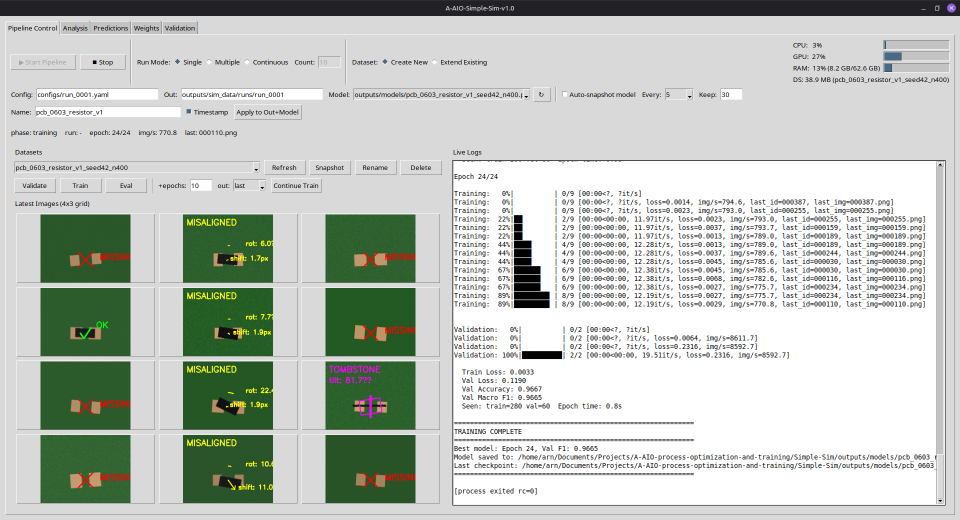
#> input picture Simple-Sim/images/pipeline-dashboard-simple-sim-v1.0.png, 1920 x 1040 px (shown at 1/2 size); its folder holds only this picture in this run
$ python -i barepads.py   (imports and definitions only)   (older library calls are emulated)
#> lines starting #> are read from the running program, lines starting #| are printed output that depends on the picture; after the words box and inside, x2 and y2 are one past the last pixel; in counts of white or black regions, pixels touching at a corner belong together
#> further down, picture is the input picture: shape (1040, 1920, 3); mean B, G, R 190.2, 197.3, 191.4
### Simple-Sim/simple_sim/board/footprints.py
"""Footprint library: pad geometry per package with pin numbers, roles and fan-out directions.

Pad geometry is computed in **pixels** from the profile's ``nominal`` values, with exactly the
integer arithmetic the renderers always used (``opencv2d.geometry.pad_positions`` is a thin wrapper
around :func:`footprint_pads`), so defect geometry, labels and the Blender scene are unchanged.
:func:`part_from_pads` converts a pad list to a :class:`~simple_sim.board.model.Part` in mm.
"""

from __future__ import annotations

from collections.abc import Mapping
from dataclasses import dataclass
from types import MappingProxyType
from typing import Any

from simple_sim.board.model import Pad, PadRole, Part, Vec

# Footprint of the renderers, jobs and specs when a caller or profile names none: a two-terminal chip.
DEFAULT_FOOTPRINT = "chip_2pad"

LEFT: Vec = (-1.0, 0.0)
RIGHT: Vec = (1.0, 0.0)
UP: Vec = (0.0, -1.0)
DOWN: Vec = (0.0, 1.0)
NONE: Vec = (0.0, 0.0)

# Body drawer kinds of the 2D renderer (``photoreal.parts`` dispatches on them).
KIND_CHIP = "chip"                       # two-terminal chip with end caps (R, C, L, LED)
KIND_POWER_INDUCTOR = "power_inductor"   # moulded block, terminals underneath
KIND_ARRAY = "array"                     # 4-element R/C array (chip_array_8)
KIND_IC = "ic"                           # moulded package: pin-1 mark, gloss, laser marking
BODY_KINDS = (KIND_CHIP, KIND_POWER_INDUCTOR, KIND_ARRAY, KIND_IC)

# Marking rules of the 2D renderer (``photoreal.parts.draw_marking``); ``None``: unmarked.
MARK_RESISTOR_CODE = "resistor_code"     # printed 3-4 character value code
MARK_ARRAY_CODE = "array_code"           # printed 1-3 character code between the terminal rows
MARK_LASER = "laser"                     # laser marking (part number / date / lot, or a short SOT code)
PRINTED_MARKINGS = (MARK_RESISTOR_CODE, MARK_ARRAY_CODE)

# Marking vocabularies (the 2D renderer via ``photoreal.palette`` and the Blender script via the scene).
RESISTOR_CODES = ("103", "472", "1002", "000", "0", "221", "4R7", "100", "330", "10K", "1R0", "5602")
ARRAY_CODES = ("0", "000", "101", "103", "220", "221", "330", "472", "473", "102", "4R7")
MARK_CHARS = "ABCDEFGHJKLMNPRSTUVWXYZ0123456789"

# Part builders of the Blender script (``blender/render_batch.py``, D35).
BLENDER_CHIP = "chip"   # body with two end caps
BLENDER_IC = "ic"       # moulded body with pin-1 dimple and laser marking (every other family)
BLENDER_THT = "tht"     # through-hole pins in plated holes with a solder meniscus, no body (solder side)

# Footprints only the Blender backend renders (``opencv_2d`` rejects them: a through-hole joint is 3D geometry
# the flat renderer has no model for; the 2D pipeline still bakes their board for the 3D backend).
BLENDER_ONLY_FOOTPRINTS = ("tht_pin",)


@dataclass(frozen=True, slots=True)
class BlenderPart:
    """How ``blender/render_batch.py`` builds a family's part (baked into the scene as ``part``, D35).

    The Blender model is coarser than the 2D one and differs from it on purpose where the 2D
    numbers model something else; the defaults are the generic moulded IC. Known differences to
    the 2D renderer, kept so the Blender output stays as it was:

    * ``height_ratio`` 0.56 for chips vs ``photoreal.parts.THICKNESS_RATIO`` 0.55 (2D tombstone
      end face: thickness / width).
    * Resistors, capacitors, inductors and LEDs get end caps (``cap_len`` as in 2D); arrays and power
      inductors are built as moulded ICs (renderer v5; before, inductors / LEDs were moulded too).
    * Gull-wing leads for ``sot`` / ``soic`` / ``sot6`` (``sot6`` since v5); lead width
      ``min(a * min(pad w, h), b * max(L, W))`` vs 2D ``0.6 * min(pad extent, 0.3 * L)``.
    * Markings ignore ``render.marking_probability``; arrays, inductors and LEDs carry laser marking
      (2D: array codes or unmarked).
    """

    body: str = BLENDER_IC                  # BLENDER_CHIP | BLENDER_IC
    height_ratio: float = 0.5               # body height / min(length, width), capped by component_height_mm
    standoff: float = 0.01                  # body lift above the board / body height
    body_material: str = "mold"             # "ceramic" (fixed tan) | "mold" (render_3d.materials.body)
    cap_len: float | None = None            # end cap length / body length (BLENDER_CHIP)
    leads: bool = False                     # gull-wing leads from the body edge to the pads
    lead_width: tuple[float, float] = (0.55, 0.15)  # (a, b): lead width = min(a * min(pad w, h), b * max(L, W))
    marking: str | None = MARK_LASER        # MARK_RESISTOR_CODE (one RESISTOR_CODES pick) | MARK_LASER | None
    marking_lines: int = 3                  # laser marking lines of 3-6 MARK_CHARS
    marking_size: tuple[float, float | None] = (0.13, 0.085)  # (a, b): text size = min(a * W, b * L); b None: a * W
    # BLENDER_THT only: pin diameter / pad diameter, pin protrusion / component_height_mm, meniscus height / pad radius.
    pin_diameter: float = 0.38
    pin_height: float = 1.0
    solder_height: float = 0.45


BLENDER_GENERIC = BlenderPart()


@dataclass(frozen=True, slots=True)
class PartFamily:
    """Per-family facts the renderers, the board model and the copper rules share (cv2-free, N1).

    The old per-module constants (``CHIP_FAMILIES``, ``FINE_PITCH_FAMILIES``, ``placement.REFDES_PREFIX``,
    ``photoreal.palette`` ``CHIPS`` / ``LEADED`` / ``ARRAY_FAMILIES`` / ``UNMARKED`` / ``CAP_LEN``) are
    derived from :data:`FAMILIES`, in its order.
    """

    name: str
    kind: str                       # body drawer (:data:`BODY_KINDS`)
    refdes: str                     # reference-designator prefix (silkscreen, board model refs)
    marking: str | None             # marking rule (:data:`PRINTED_MARKINGS`, :data:`MARK_LASER`) or None
    chip: bool = False              # two-terminal chip_2pad part (component_type picks the family)
    leaded: bool = False            # gull-wing leads (SOT / SOIC)
    fine_pitch: bool = False        # escape router necks tracks down / fans ground out
    cap_len: float | None = None    # 2D chip terminal (end cap) length / body length
    edge_inset: float = 0.07        # visible body edge slope from above / min(length, width)
    grain_sd: float = 0.06          # top-face surface grain (normal noise sd)
    blender: BlenderPart = BLENDER_GENERIC  # how the Blender script builds the part (scene ``part``)

    @property
    def unmarked(self) -> bool:
        return self.marking is None

    # [4 lines left out: function printed, not called in this run]


# Every part family, in the legacy order of the former ``FAMILIES`` name tuple (iterating the mapping
# yields the names, so ``for fam in FAMILIES`` / ``fam in FAMILIES`` work as before).
FAMILIES: Mapping[str, PartFamily] = MappingProxyType({f.name: f for f in (
    PartFamily("resistor", KIND_CHIP, "R", MARK_RESISTOR_CODE, chip=True, cap_len=0.22, grain_sd=0.025,
               blender=BlenderPart(BLENDER_CHIP, 0.56, cap_len=0.22, marking=MARK_RESISTOR_CODE, marking_lines=1,
                                   marking_size=(0.42, None))),
    PartFamily("capacitor", KIND_CHIP, "C", None, chip=True, cap_len=0.26, grain_sd=0.025,
               blender=BlenderPart(BLENDER_CHIP, 0.56, body_material="ceramic", cap_len=0.26, marking=None)),
    PartFamily("sot", KIND_IC, "Q", MARK_LASER, leaded=True, edge_inset=0.05,
               blender=BlenderPart(height_ratio=0.75, standoff=0.08, leads=True, marking_lines=1, marking_size=(0.32, None))),
    PartFamily("soic", KIND_IC, "U", MARK_LASER, leaded=True, fine_pitch=True, edge_inset=0.035,
               blender=BlenderPart(height_ratio=0.38, standoff=0.08, leads=True)),
    PartFamily("qfn", KIND_IC, "U", MARK_LASER, fine_pitch=True, edge_inset=0.012, blender=BlenderPart(height_ratio=0.18)),
    PartFamily("sot6", KIND_IC, "U", MARK_LASER, leaded=True, fine_pitch=True, edge_inset=0.05,
               blender=BlenderPart(height_ratio=0.69, standoff=0.08, leads=True, marking_lines=1, marking_size=(0.32, None))),
    PartFamily("array_r", KIND_ARRAY, "RN", MARK_ARRAY_CODE, fine_pitch=True, edge_inset=0.05),
    PartFamily("array_c", KIND_ARRAY, "CN", None, fine_pitch=True, edge_inset=0.05),
    PartFamily("inductor", KIND_CHIP, "L", None, chip=True, cap_len=0.25, grain_sd=0.05,
               blender=BlenderPart(BLENDER_CHIP, 0.56, cap_len=0.25, marking=None)),
    PartFamily("power_inductor", KIND_POWER_INDUCTOR, "L", None, chip=True, grain_sd=0.07),
    PartFamily("led", KIND_CHIP, "D", None, chip=True, cap_len=0.16, grain_sd=0.015,
               blender=BlenderPart(BLENDER_CHIP, 0.56, cap_len=0.16, marking=None)),
    # Through-hole pin row seen from the solder side: round plated pads with a hole, a pin in each, a conical
    # solder meniscus around the pin; no body. Blender only (BLENDER_ONLY_FOOTPRINTS): the 2D drawer kind is a
    # placeholder, ``opencv2d.render_roi`` refuses the footprint.
    PartFamily("tht_pin", KIND_IC, "J", None, edge_inset=0.0,
               blender=BlenderPart(BLENDER_THT, height_ratio=0.0, standoff=0.0, marking=None, pin_diameter=0.38,
                                   pin_height=1.0, solder_height=0.45)),
)})
FAMILY_NAMES = tuple(FAMILIES)

# Unknown family names (not produced by family_of; kept drawable): a generic moulded IC, refdes "U".
GENERIC_FAMILY = PartFamily("generic", KIND_IC, "U", MARK_LASER)


def part_family(name: str) -> PartFamily:
    """:class:`PartFamily` of *name* (:data:`GENERIC_FAMILY` for an unknown name)."""
    return FAMILIES.get(name, GENERIC_FAMILY)


# [14 lines left out: function scene_part, not called in this run]


def _names(pred) -> tuple[str, ...]:
    return tuple(n for n, f in FAMILIES.items() if pred(f))


# Two-terminal chip parts (chip_2pad); component_type picks the family.
CHIP_FAMILIES = _names(lambda f: f.chip)
# Families with many small pads at a fine pitch: the escape router necks their tracks down at the
# pad and fans their ground pins out, and the window board keeps their fan-out corridor clear.
FINE_PITCH_FAMILIES = _names(lambda f: f.fine_pitch)


def is_fine_pitch(family: str) -> bool:
    """True for a fine-pitch family (:data:`FINE_PITCH_FAMILIES`)."""
    return family in FINE_PITCH_FAMILIES

# Footprints with two pad columns (left/right of the body) and this many pads per column:
# SOIC-16, SOT-363 / SOT-23-6 and 4-element resistor/capacitor arrays (0804 / 0805 size).
DUAL_ROW_PADS_PER_SIDE = {"soic_16": 8, "sot_6": 3, "chip_array_8": 4, "tssop_14": 7, "tssop_20": 10}


@dataclass(frozen=True, slots=True)
class PadSpec:
    """One pad in pixel space (top-left corner, size) plus its electrical meaning."""
    pin: str
    x: int
    y: int
    w: int
    h: int
    escape: Vec = NONE
    role: PadRole = "signal"

    @property
    def center(self) -> Vec:
        return self.x + self.w / 2.0, self.y + self.h / 2.0

    def as_dict(self) -> dict[str, int]:
        """The legacy ``{"x", "y", "w", "h"}`` form the drawing code consumes."""
        return {"x": self.x, "y": self.y, "w": self.w, "h": self.h}


def profile_footprint(profile: Mapping[str, Any]) -> str:
    """``component.footprint`` of a component profile (:data:`DEFAULT_FOOTPRINT` when unset, empty or null)."""
    return str((profile.get("component") or {}).get("footprint") or "").strip() or DEFAULT_FOOTPRINT


# [158 lines left out: functions family_of, tht_pins, qfn_pins, footprint_pads, chip_pads, part_from_pads and 1 more, not called in this run]


def pin_count(part: Part) -> int:
    return sum(1 for p in part.pads if p.role != "thermal")


def describe(part: Part) -> dict[str, Any]:
    return {"ref": part.ref, "footprint": part.footprint, "family": part.family, "pins": pin_count(part)}

### Simple-Sim/simple_sim/board3d/barepads.py
"""Real SMD lands from photos of the bare (unpopulated) board.

There are no CAD footprints, so :func:`simple_sim.board3d.footprints.footprint_for` places pads by rule of thumb.
A phone photo of the bare board shows every land as bright copper finish (ENIG / HASL) on the solder mask; this
module registers such a photo to board millimetres and measures the lands:

1. **coarse** (:func:`coarse_homographies`): the board's mounting holes (``family == "mounting_hole"``) are the
   large bright rings of the photo; every 4 ring <-> hole assignment gives a homography, ranked by how many holes
   land on a ring (one-to-one).
2. **lands ICP** (:func:`refine_on_lands`): the estimated pad centres are matched to the land blobs of the photo
   (:func:`land_mask`) with shrinking radii; homography + cubic correction (lens distortion, board bow).
3. **dense** (:func:`refine_on_scan`, optional): the photo warped to the board raster is compared tile by tile
   with the flatbed scan of the substrate (same raster): phase correlation on edge images, a smooth cubic shift
   field on top. The scan is metrically exact, so this removes what the approximate pad estimates leave.
4. **measure** (:func:`measure_lands`): per component and pad index, the land blob under the estimated pad, as
   an axis-aligned rectangle in the part frame (``[cx, cy, w, h]`` like ``footprint_for``'s pads); ``None`` where
   nothing reliable was found (blob shared by two pads, outside the photo, ...), so pad indices stay stable.

The mapping is ``board mm -> photo px``: ``photo = H(q + shift(q)) + cubic(q)`` (:class:`PhotoModel`).
"""

from __future__ import annotations

import itertools
import math
from dataclasses import dataclass, field
from typing import Any

import cv2
import numpy as np

from simple_sim.board3d.substrate import BoardRaster, rotate_points

#: mounting-hole rings in the photo: radius range in px (6.4 mm lands at ~10-35 px/mm)
RING_RADIUS_PX = (30.0, 115.0)
#: bare copper finish in Lab (OpenCV 8-bit, a/b centred): bright, not green, warm
LAND_L_MIN, LAND_A_MIN, LAND_B_MIN = 125, -7, 9


def _basis(q: np.ndarray, ref: tuple[float, float], span: float, deg: int = 3) -> np.ndarray:
    u, v = ((np.asarray(q, float) - ref) / span).T
    return np.stack([u ** i * v ** j for i in range(deg + 1) for j in range(deg + 1 - i)], 1)


# [27 lines that did not run here, left out]


# --- masks -------------------------------------------------------------------------------------------------------

#: printed solder paste (grey) instead of bare copper: only the warmth condition is relaxed
PASTE_B_MIN = -8


def land_mask(img: np.ndarray, b_min: int = LAND_B_MIN) -> np.ndarray:
    """255 where the image shows bare copper finish (lands, rings), 0 on solder mask and silkscreen. With
    ``b_min=PASTE_B_MIN`` grey solder-paste deposits count too (a photo taken after the paste print)."""
#> called with b_min = 9
    lab = cv2.cvtColor(img, cv2.COLOR_BGR2LAB).astype(np.int16)
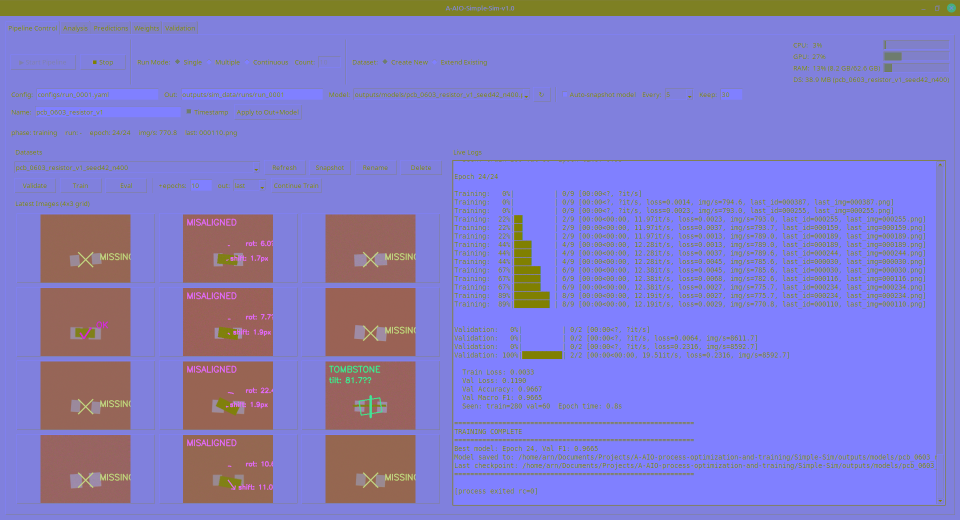
#> lab: shape (1040, 1920, 3) int16 (shown at 1/2 size); mean B, G, R 199.6, 124.8, 131.6
    m = ((lab[..., 0] > LAND_L_MIN) & (lab[..., 1] - 128 > LAND_A_MIN) & (lab[..., 2] - 128 > b_min))
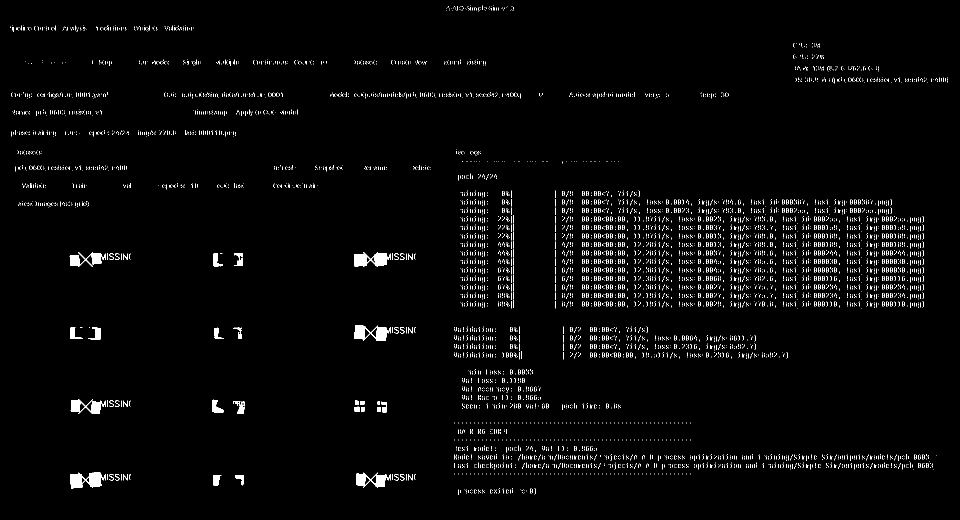
#> m: shape (1040, 1920) bool (shown at 1/2 size); 2% white; 7527 white regions (7479 under 20 px), largest, box (x1, y1, x2, y2) and area: (140, 945, 211, 977) 1413, (708, 504, 781, 534) 1297, (708, 650, 781, 682) 1247
    m = m.astype(np.uint8) * 255
    m = cv2.morphologyEx(m, cv2.MORPH_OPEN, np.ones((3, 3), np.uint8))
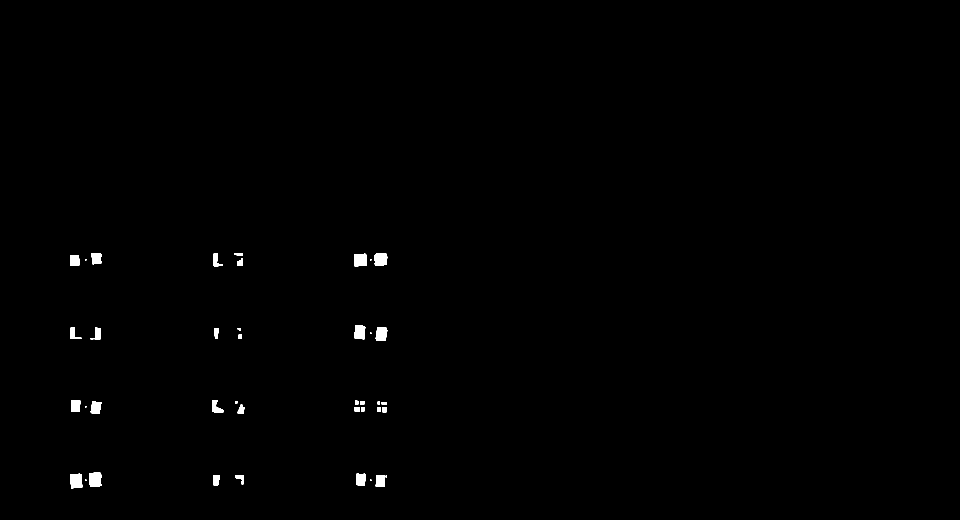
#> m: shape (1040, 1920) (shown at 1/2 size); 0.44% white; 41 white regions (8 under 20 px), largest, box (x1, y1, x2, y2) and area: (178, 945, 204, 974) 660, (140, 947, 165, 977) 640, (749, 507, 775, 532) 587
    return cv2.morphologyEx(m, cv2.MORPH_CLOSE, np.ones((3, 3), np.uint8))
#> returned value: shape (1040, 1920); 0.45% white; 36 white regions (6 under 20 px), largest, box (x1, y1, x2, y2) and area: (178, 945, 204, 974) 661, (140, 947, 165, 977) 642, (749, 507, 775, 532) 587


def rings(img: np.ndarray) -> np.ndarray:
    """``(n, 3)`` x, y, r of round land blobs in the radius range of mounting-hole rings, largest first."""
    mask = land_mask(img)
    n, lbl, st, _ = cv2.connectedComponentsWithStats(mask)
#> lbl: shape (1040, 1920) int32; 37 distinct labels, from 0 to 36
#> n = 37; st = 37 rows, first 6: [0, 0, 1920, 1040, 1987878], [182, 506, 22, 23, 411], [427, 507, 18, 26, 252], [468, 506, 18, 5, 85], [708, 507, 26, 26, 580], [749, 507, 26, 25, 587]
    out = []
    for i in range(1, n):
        x, y, w, h, area = st[i]
        if area < math.pi * RING_RADIUS_PX[0] ** 2 * 0.3 or not 0.7 < w / h < 1.4:
            continue
        cs, _ = cv2.findContours((lbl[y:y + h, x:x + w] == i).astype(np.uint8), cv2.RETR_EXTERNAL, cv2.CHAIN_APPROX_NONE)
        c = max(cs, key=cv2.contourArea)
        (cx, cy), r = cv2.minEnclosingCircle(c)
        if RING_RADIUS_PX[0] < r < RING_RADIUS_PX[1] and cv2.contourArea(c) / (math.pi * r * r) > 0.7:
            out.append((x + cx, y + cy, r))
#> this loop made 36 passes
#> (x, y, w, h, area) on passes 1, 2, 3, 4, 5, 6, 7, 10, 11, 12, 13, 14: (182, 506, 22, 23, 411), (427, 507, 18, 26, 252), (468, 506, 18, 5, 85), (708, 507, 26, 26, 580), (749, 507, 26, 25, 587), (140, 510, 19, 22, 388), (475, 516, 11, 16, 133), (709, 650, 22, 29, 545), (141, 654, 22, 24, 251), (181, 655, 21, 24, 300), (751, 654, 24, 28, 547), (429, 656, 9, 21, 159)
#> after the loop, out = []
    return np.array(sorted(out, key=lambda t: -t[2])).reshape(-1, 3)


# --- registration --------------------------------------------------------------------------------------------------

# [66 lines left out: functions coarse_homographies, split_lands, not called in this run]


def blob_centres(mask: np.ndarray, min_area: int = 12) -> np.ndarray:
    n, _, st, cen = cv2.connectedComponentsWithStats(mask)
    return cen[1:][st[1:, 4] >= min_area]


# [26 lines that did not run here, left out]


def raster_points(raster: dict[str, float]) -> np.ndarray:
    """Board mm of every pixel centre of a substrate raster (``x0, y0, widthMm, heightMm, pxPerMm``), rows x cols x 2."""
    r = BoardRaster.from_meta(raster)
    u, v = np.meshgrid(np.arange(r.cols), np.arange(r.rows))
    return r.to_mm(np.c_[u.ravel(), v.ravel()]).reshape(r.rows, r.cols, 2)


# [5 lines that did not run here, left out]


def _edges(img: np.ndarray) -> np.ndarray:
    g = cv2.GaussianBlur(cv2.cvtColor(img, cv2.COLOR_BGR2GRAY).astype(np.float32), (0, 0), 1.2)
    e = cv2.magnitude(cv2.Sobel(g, cv2.CV_32F, 1, 0), cv2.Sobel(g, cv2.CV_32F, 0, 1))
    return e / (np.percentile(e, 99) + 1e-6)


def tile_shifts(warped: np.ndarray, ref: np.ndarray, raster: dict[str, float], *, tile_mm: float = 6.0,
                step_mm: float = 4.0, min_resp: float = 0.12) -> np.ndarray:
    """``(n, 5)`` x, y (tile centre, mm), dx, dy (mm the photo content is off), response, per textured tile."""
    a, b, s = _edges(warped), _edges(ref), raster["pxPerMm"]
    t, st = int(tile_mm * s), int(step_mm * s)
    win = cv2.createHanningWindow((t, t), cv2.CV_32F)
    valid = cv2.cvtColor(warped, cv2.COLOR_BGR2GRAY) > 0
    out = []
    for v0 in range(0, a.shape[0] - t, st):
        for u0 in range(0, a.shape[1] - t, st):
            if valid[v0:v0 + t, u0:u0 + t].mean() < 0.98:
                continue
            pa, pb = a[v0:v0 + t, u0:u0 + t], b[v0:v0 + t, u0:u0 + t]
            if pa.mean() < 0.03 or pb.mean() < 0.03:
                continue
            (du, dv), resp = cv2.phaseCorrelate(pb, pa, win)
            if resp < min_resp or abs(du) > t / 4 or abs(dv) > t / 4:
                continue
            x = raster["x0"] + (u0 + t / 2) / s
            y = raster["y0"] + raster["heightMm"] - (v0 + t / 2) / s
            out.append((x, y, du / s, -dv / s, resp))
    return np.array(out).reshape(-1, 5)


# [25 lines that did not run here, left out]


# --- measuring --------------------------------------------------------------------------------------------------

def to_px(xy: Any, raster: dict[str, float]) -> np.ndarray:
    """Board mm -> px of the raster dict *raster* (:meth:`BoardRaster.to_px`)."""
    return BoardRaster.from_meta(raster).to_px(xy)


def to_mm(px: Any, raster: dict[str, float]) -> np.ndarray:
    """Px of the raster dict *raster* -> board mm (:meth:`BoardRaster.to_mm`)."""
    return BoardRaster.from_meta(raster).to_mm(px)


# [236 lines left out: functions _same_land_pairs, _ring_outer_diameter, edge_bias, land_finish, _half_contrast, measure_lands and 3 more, not called in this run]


# [15 lines that did not run here, left out]


# [11 lines that did not run here, left out]

>>> import cv2
>>> picture = cv2.imread('../../images/pipeline-dashboard-simple-sim-v1.0.png')
>>> result = rings(picture)
#> result = empty array
